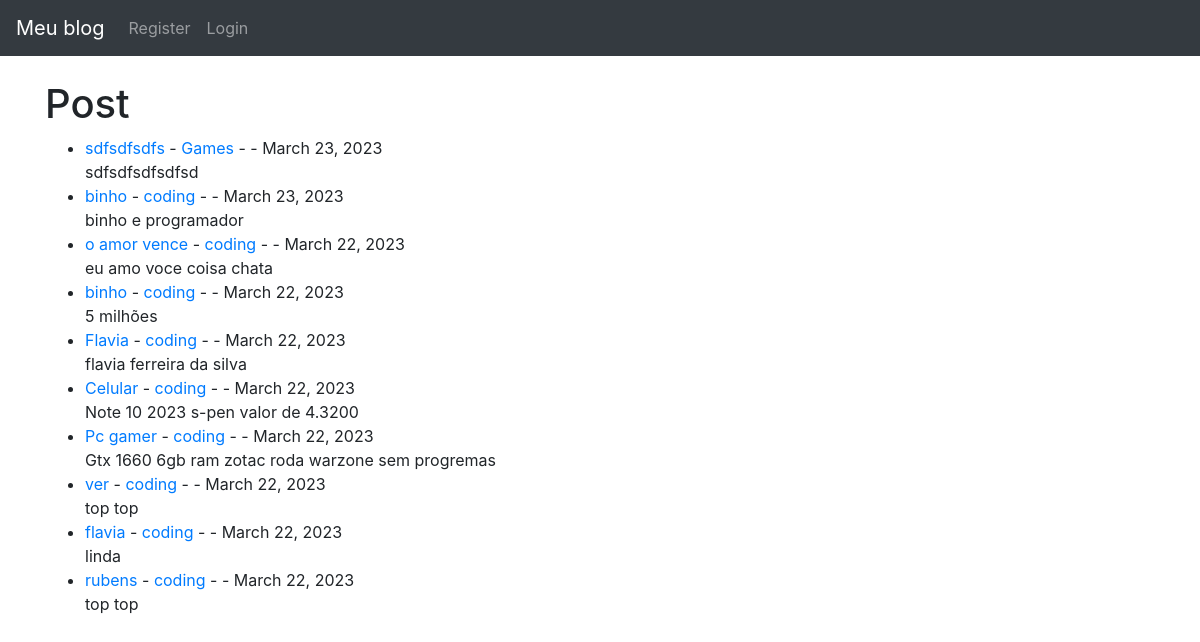
The app's page /, older data.
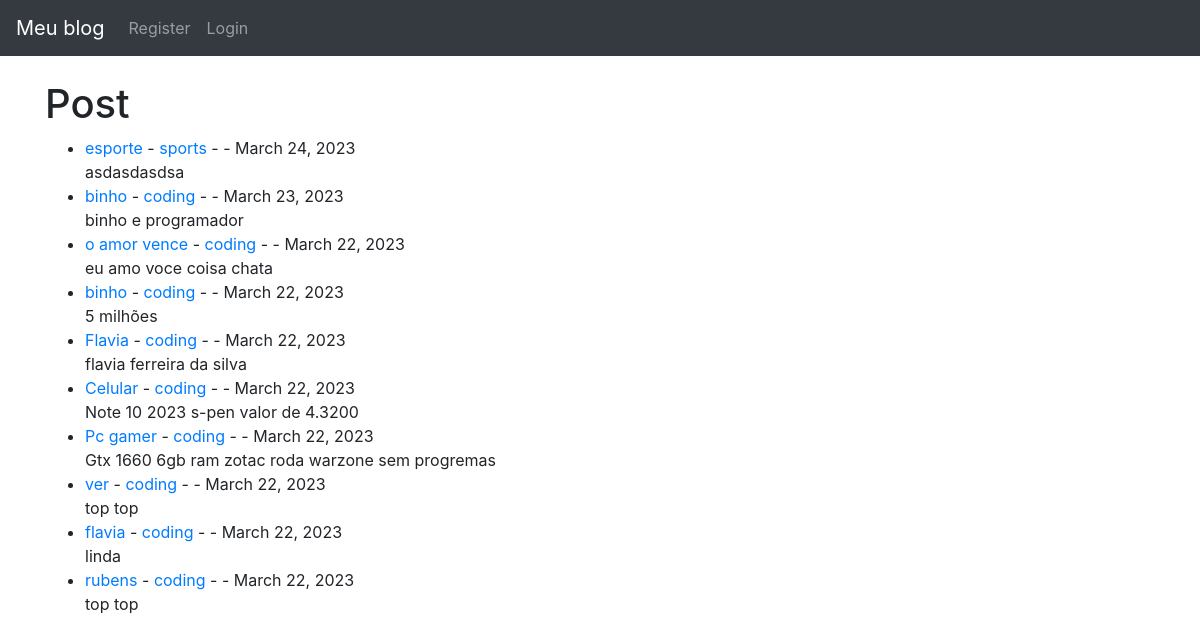
The same page, newer data.
### postagem/models.py (models this page shows, shortened)
class Post(models.Model):
    title = models.CharField(max_length=255)
    title_tag = models.CharField(max_length=255)
    author = models.ForeignKey(User, on_delete=models.CASCADE)
    body = models.TextField()
    post_date = models.DateField(auto_now_add=True)
    category = models.CharField(max_length=255, default='coding')
    likes = models.ManyToManyField(User, related_name='blog_posts')

### postagem/views.py (the view)
# urls.py: path('', HomeView.as_view(), name="home"),
class HomeView(ListView):
    model = Post
    template_name = 'home.html'
    ordering = ['-id']
    def get_context_data(self, *args, **kwargs):
        cat_menu = Category.objects.all()
        context = super(HomeView, self).get_context_data(*args, **kwargs)
        context["cat_menu"] = cat_menu
        return context

### postagem/templates/home.html (shortened to what this page needs)
{% extends 'base.html' %}
{% block content %}
    <h1>Post</h1>
        <ul>
            {% for x in object_list %}
                <li><a href="{% url 'detalhes' x.pk %}"> {{ x.title }}</a>
                    - <a href="{% url 'category' x.category|slugify %}"> {{ x.category }}</a>
                    - {{ x.author.first_name }}
                    {{ x.author.last_name }} -
                    {{ x.post_date }}
                    {{ x.author.email }}<br/>
                {{ x.body|slice:"200"|safe }}
            {% endfor %}
        </ul>
{% endblock %}

### postagem/templates/base.html (shortened to what this page needs)
<!doctype html>
<html lang="en">
  <head>
    <link rel="stylesheet" href="https://cdn.jsdelivr.net/npm/bootstrap@4.3.1/dist/css/bootstrap.min.css">
  </head>
  <body>
  <nav class="navbar navbar-expand-lg navbar-dark bg-dark">
  <a class="navbar-brand" href="{% url 'home' %}">Meu blog </a>
   <div class="collapse navbar-collapse" id="navbarSupportedContent">
      <ul class="navbar-nav mr-auto">
      {% if user.is_authenticated %}
        <li class="nav-item">
          <a class="nav-link" href="{% url 'add_post' %}">Add Post</a>
        </li>
        <li class="nav-item">
          <a class="nav-link" href="{% url 'add_category' %}">Add Category</a>
        </li>
        <li class="nav-item">
          <a class="nav-link" href="{% url 'category-list' %}">Category</a>
        </li>
        <li class="nav-item">
          <a class="nav-link" href="{% url 'logout' %}">Logout</a>
        </li>
      {% else %}
        <li class="nav-item">
          <a class="nav-link" href="{% url 'register' %}">Register</a>
        </li>
        <li class="nav-item">
          <a class="nav-link" href="{% url 'login' %}">Login</a>
        </li>
      {% endif %}
      </ul>
  </div>
</nav>
  <br>
  <div class="container">
    {% block content %}
    {% endblock %}
  </div>
  </body>
</html>

Row changes from the older to the newer data that the page shows:
removed Post: title "sdfsdfsdfs", category "Games", post_date "March 23, 2023", body "sdfsdfsdfsdfsd"
added Post: title "esporte", category "sports", post_date "March 24, 2023", body "asdasdasdsa"
